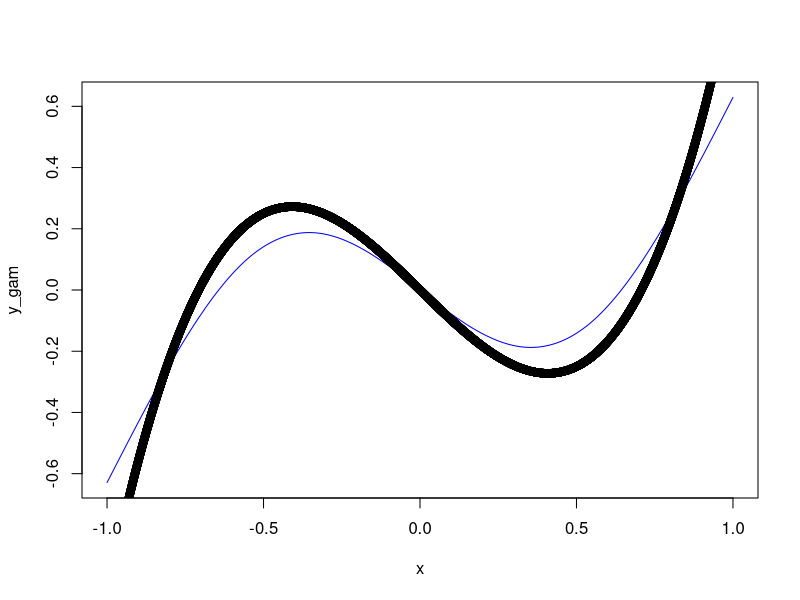
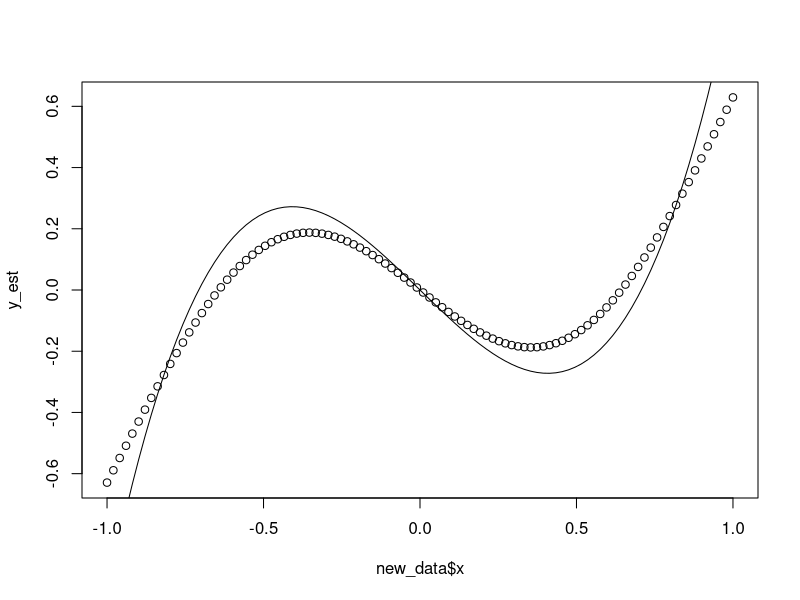

The R source for these figures, in order:
## This files contains the R code to generate some test for the GAM function ##
## Documentation for MGCV is available at: http://cran.r-project.org/web/packages/mgcv/mgcv.pdf

library('mgcv')
#library('gam')
n = 10000
x = seq(from = -1, to = 1, length.out = n)

funz = function(x){
  2 * x * x * x - x
}

y = funz(x)
data = data.frame('y'=y, 'x'=x)

s1 = s(x, k = 10, bs = "ps")
g = gam(y~s(x, k = 10, bs = "cr"), data = data, scale = 80)

y_gam = predict(g, newdata = data)
plot(x, y_gam, type='l', col='blue')
points(x, y)

new_data = data.frame('x'=seq(from = -1, to = 1, length.out = 100))
new_data$y = funz(new_data$x)

y_est = predict(g, newdata = new_data)
plot(new_data$x, y_est)
points(new_data$x, new_data$y, type='l')
